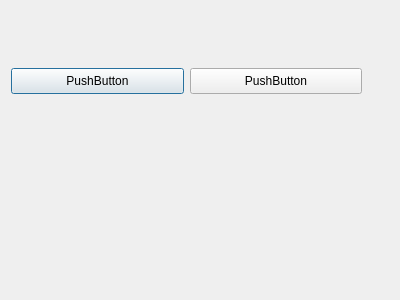
<?xml version="1.0" encoding="UTF-8"?>
<ui version="4.0">
 <class>DialogPopUp</class>
 <widget class="QDialog" name="DialogPopUp">
  <property name="geometry">
   <rect>
    <x>0</x>
    <y>0</y>
    <width>400</width>
    <height>300</height>
   </rect>
  </property>
  <property name="windowTitle">
   <string>Dialog</string>
  </property>
  <widget class="QWidget" name="buttonsWidget" native="true">
   <property name="geometry">
    <rect>
     <x>11</x>
     <y>11</y>
     <width>351</width>
     <height>141</height>
    </rect>
   </property>
   <property name="sizePolicy">
    <sizepolicy hsizetype="Preferred" vsizetype="Expanding">
     <horstretch>0</horstretch>
     <verstretch>0</verstretch>
    </sizepolicy>
   </property>
   <layout class="QHBoxLayout" name="horizontalLayout">
    <item>
     <widget class="QPushButton" name="acceptbtn">
      <property name="sizePolicy">
       <sizepolicy hsizetype="Minimum" vsizetype="Fixed">
        <horstretch>0</horstretch>
        <verstretch>0</verstretch>
       </sizepolicy>
      </property>
      <property name="cursor">
       <cursorShape>PointingHandCursor</cursorShape>
      </property>
      <property name="autoFillBackground">
       <bool>false</bool>
      </property>
      <property name="styleSheet">
       <string notr="true">border-image: url(:/other/images/pop_up_label.png);
padding: 5px;
</string>
      </property>
      <property name="text">
       <string>PushButton</string>
      </property>
     </widget>
    </item>
    <item>
     <widget class="QPushButton" name="declinebtn">
      <property name="sizePolicy">
       <sizepolicy hsizetype="Minimum" vsizetype="Fixed">
        <horstretch>0</horstretch>
        <verstretch>0</verstretch>
       </sizepolicy>
      </property>
      <property name="cursor">
       <cursorShape>PointingHandCursor</cursorShape>
      </property>
      <property name="autoFillBackground">
       <bool>false</bool>
      </property>
      <property name="styleSheet">
       <string notr="true">border-image: url(:/other/images/pop_up_label.png);
padding: 5px;
</string>
      </property>
      <property name="text">
       <string>PushButton</string>
      </property>
     </widget>
    </item>
   </layout>
  </widget>
 </widget>
 <resources/>
 <connections/>
</ui>
